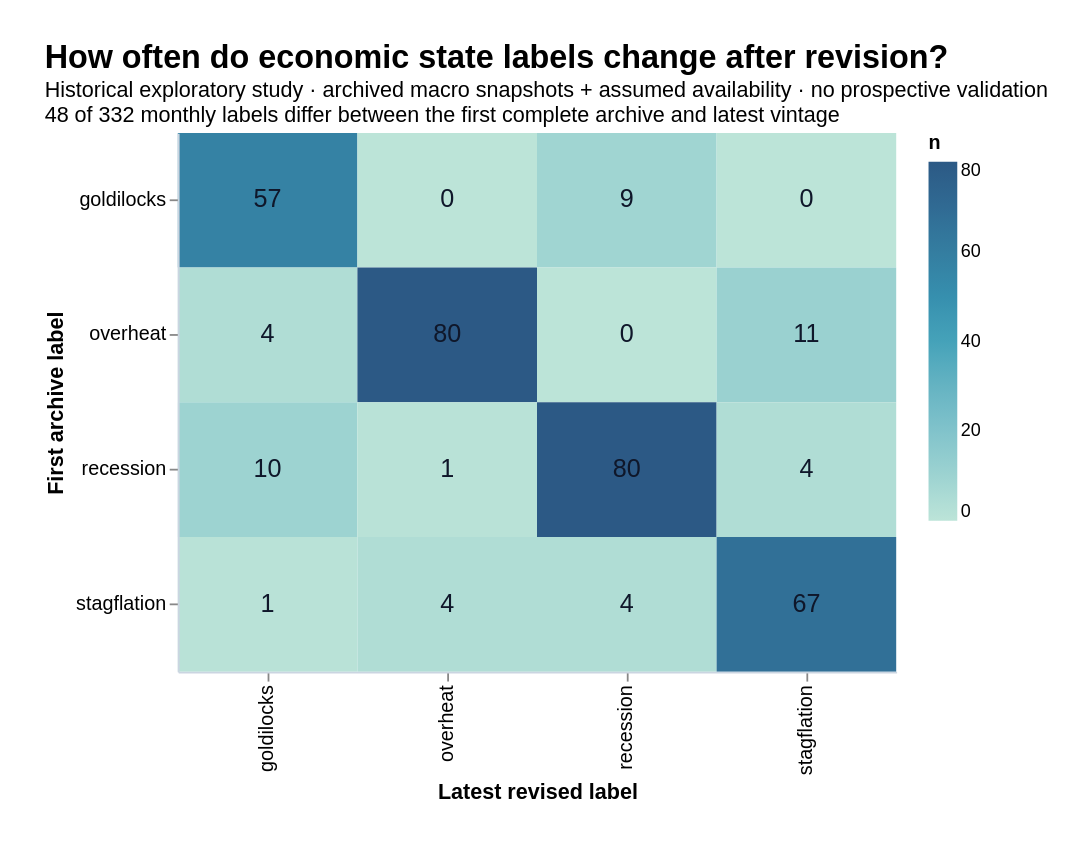

The specification (Vega-Lite) saved for this image:
### Vega-Lite specification from a JSON file in a GitHub repository (floating-point values rounded to 4 significant figures)
{"title": {"text": "How often do economic state labels change after revision?", "subtitle": ["Historical exploratory study · archived macro snapshots + assumed availability · no prospective validation", "48 of 332 monthly labels differ between the first complete archive and latest vintage"]}, "width": 400, "height": 300, "data": {"values": [{"first": "goldilocks", "latest": "goldilocks", "n": 57}, {"first": "goldilocks", "latest": "overheat", "n": 0}, {"first": "goldilocks", "latest": "recession", "n": 9}, {"first": "goldilocks", "latest": "stagflation", "n": 0}, {"first": "overheat", "latest": "goldilocks", "n": 4}, {"first": "overheat", "latest": "overheat", "n": 80}, {"first": "overheat", "latest": "recession", "n": 0}, {"first": "overheat", "latest": "stagflation", "n": 11}, {"first": "recession", "latest": "goldilocks", "n": 10}, {"first": "recession", "latest": "overheat", "n": 1}, {"first": "recession", "latest": "recession", "n": 80}, {"first": "recession", "latest": "stagflation", "n": 4}, {"first": "stagflation", "latest": "goldilocks", "n": 1}, {"first": "stagflation", "latest": "overheat", "n": 4}, {"first": "stagflation", "latest": "recession", "n": 4}, {"first": "stagflation", "latest": "stagflation", "n": 67}]}, "layer": [{"mark": "rect", "encoding": {"x": {"field": "latest", "type": "nominal", "title": "Latest revised label"}, "y": {"field": "first", "type": "nominal", "title": "First archive label"}, "color": {"field": "n", "type": "quantitative", "scale": {"scheme": "tealblues"}}}}, {"mark": {"type": "text", "fontSize": 14, "color": "#0f172a"}, "encoding": {"x": {"field": "latest", "type": "nominal"}, "y": {"field": "first", "type": "nominal"}, "text": {"field": "n"}}}], "background": "#ffffff", "padding": 24, "config": {"font": "Arial", "title": {"fontSize": 18, "anchor": "start"}, "axis": {"labelFontSize": 11, "titleFontSize": 12, "gridColor": "#e5eaf0", "domainColor": "#cbd5e1"}, "view": {"stroke": null}}}
